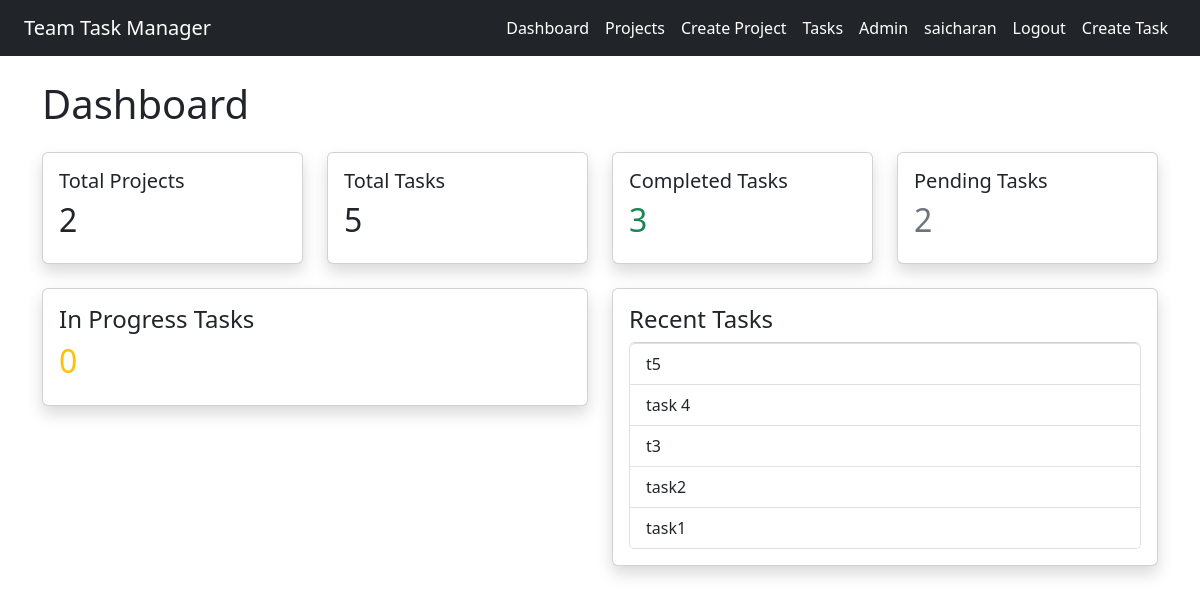
Screenshot of / (signed in) with the database file from the repository.
### users/models.py (models this page shows, shortened)
class User(AbstractUser):
    ROLE_CHOICES = (
        ('admin', 'Admin'),
        ('member', 'Member'),
    )
    role = models.CharField(
        max_length=10,
        choices=ROLE_CHOICES,
        default='member'
    )

### tasks/models.py (models this page shows, shortened)
class Task(models.Model):
    STATUS_CHOICES = (
        ('pending', 'Pending'),
        ('in_progress', 'In Progress'),
        ('completed', 'Completed'),
    )
    title = models.CharField(max_length=200)
    description = models.TextField()
    project = models.ForeignKey(
        Project,
        on_delete=models.CASCADE,
        related_name='tasks'
    )
    assigned_to = models.ForeignKey(
        User,
        on_delete=models.CASCADE,
        related_name='assigned_tasks'
    )
    status = models.CharField(
        max_length=20,
        choices=STATUS_CHOICES,
        default='pending'
    )
    due_date = models.DateField()
    created_at = models.DateTimeField(auto_now_add=True)

### teammanager/views.py (the view)
# urls.py: path('', dashboard),
def dashboard(request):
    if not request.user.is_authenticated:
        return redirect('/login/')
    total_projects = Project.objects.count()
    total_tasks = Task.objects.count()
    completed_tasks = Task.objects.filter(
        status='completed'
    ).count()
    pending_tasks = Task.objects.filter(
        status='pending'
    ).count()
    in_progress_tasks = Task.objects.filter(
        status='in_progress'
    ).count()
    recent_tasks = Task.objects.order_by(
        '-id'
    )[:5]
    context = {
        'total_projects': total_projects,
        'total_tasks': total_tasks,
        'completed_tasks': completed_tasks,
        'pending_tasks': pending_tasks,
        'in_progress_tasks': in_progress_tasks,
        'recent_tasks': recent_tasks,
    }
    return render(request, 'dashboard.html', context)

### templates/dashboard.html
{% extends 'base.html' %}
{% block content %}
<h1 class="mb-4">Dashboard</h1>
<div class="row g-4">
    <div class="col-md-3">
        <div class="card shadow p-3">
            <h5>Total Projects</h5>
            <h2>{{ total_projects }}</h2>
        </div>
    </div>
    <div class="col-md-3">
        <div class="card shadow p-3">
            <h5>Total Tasks</h5>
            <h2>{{ total_tasks }}</h2>
        </div>
    </div>
    <div class="col-md-3">
        <div class="card shadow p-3">
            <h5>Completed Tasks</h5>
            <h2 class="text-success">
                {{ completed_tasks }}
            </h2>
        </div>
    </div>
    <div class="col-md-3">
        <div class="card shadow p-3">
            <h5>Pending Tasks</h5>
            <h2 class="text-secondary">
                {{ pending_tasks }}
            </h2>
        </div>
    </div>
</div>
<div class="row mt-4">
    <div class="col-md-6">
        <div class="card shadow p-3">
            <h4>In Progress Tasks</h4>
            <h2 class="text-warning">
                {{ in_progress_tasks }}
            </h2>
        </div>
    </div>
    <div class="col-md-6">
        <div class="card shadow p-3">
            <h4>Recent Tasks</h4>
            <ul class="list-group">
                {% for task in recent_tasks %}
                    <li class="list-group-item">
                        {{ task.title }}
                    </li>
                {% endfor %}
            </ul>
        </div>
    </div>
</div>
{% endblock %}

### templates/base.html (shortened to what this page needs)
<!DOCTYPE html>
<html lang="en">
<head>
    <link href="https://cdn.jsdelivr.net/npm/bootstrap@5.3.3/dist/css/bootstrap.min.css" rel="stylesheet">
</head>
<body>
    <nav class="navbar navbar-expand-lg navbar-dark bg-dark px-4">
    <a class="navbar-brand" href="/">
        Team Task Manager
    </a>
    <div class="navbar-nav ms-auto">
        <a class="nav-link text-white" href="/">
            Dashboard
        </a>
        <a class="nav-link text-white" href="/projects/">
            Projects
        </a>
        <a class="nav-link text-white"
   href="/projects/create/">
    Create Project
</a>
        <a class="nav-link text-white" href="/tasks/">
            Tasks
        </a>
        <a class="nav-link text-white" href="/admin/">
            Admin
        </a>
        {% if request.user.is_authenticated %}
            <span class="nav-link text-white">
                {{ request.user.username }}
            </span>
            <a class="nav-link text-white" href="/logout/">
                Logout
            </a>
        {% endif %}
        <a class="nav-link text-white" href="/tasks/create/">
            Create Task
        </a>
    </div>
</nav>
    <div class="container mt-4">
        {% block content %}
        {% endblock %}
    </div>
</body>
</html>

### rows the page displays
User: user.username "saicharan"
Task: title "t5"
Task: title "task 4"
Task: title "t3"
Task: title "task2"
Task: title "task1"

### other values shown
{{ total_projects }} "2"
{{ total_tasks }} "5"
{{ completed_tasks }} "3"
{{ pending_tasks }} "2"
{{ in_progress_tasks }} "0"
